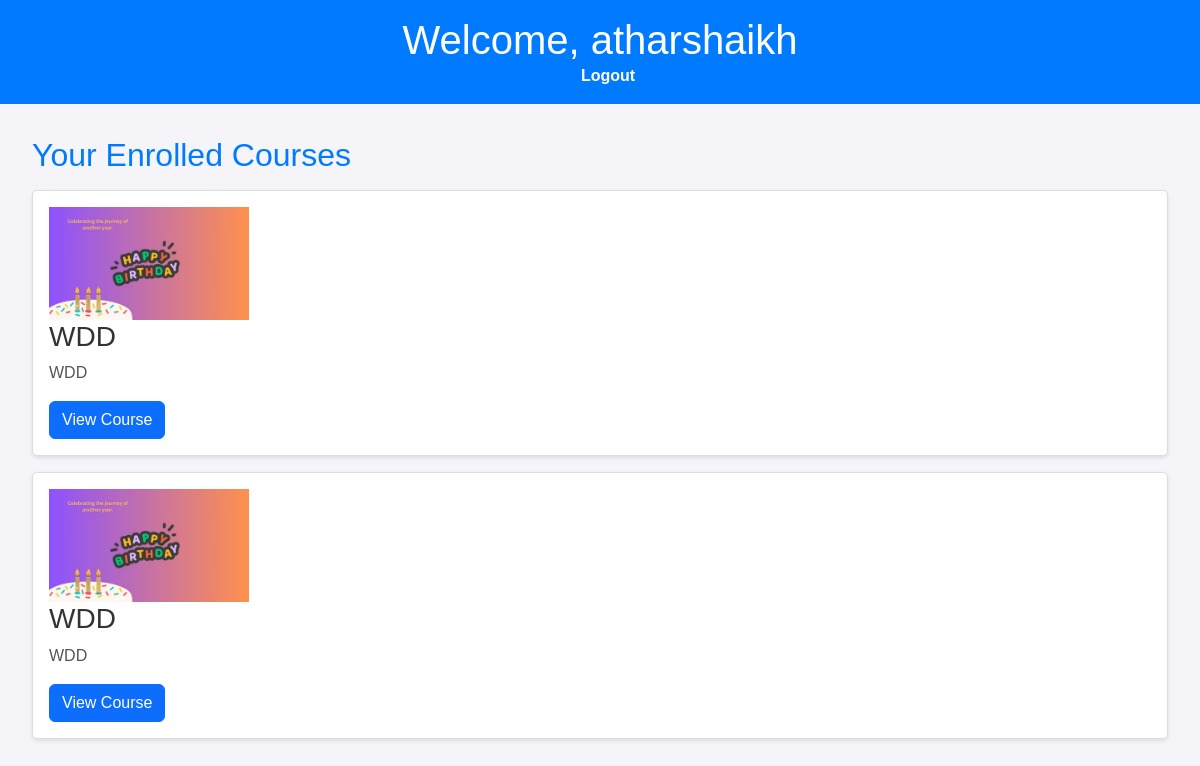
Screenshot of /myprofile/ (signed in) with the database file from the repository.
### flyapp/models.py (models this page shows, shortened)
class Enrollment(models.Model):
    user = models.ForeignKey('auth.User', on_delete=models.CASCADE)
    course = models.ForeignKey(Course, related_name='enrollments', on_delete=models.CASCADE)
    enrolled_at = models.DateTimeField(auto_now_add=True)
    class Meta:
        unique_together = ('user', 'course')

class Course(models.Model):
    title = models.CharField(max_length=200)
    description = models.TextField()
    image = models.ImageField(upload_to='course_images/')
    price = models.DecimalField(max_digits=10, decimal_places=2)
    instructor = models.ForeignKey('auth.User', on_delete=models.CASCADE)
    created_at = models.DateTimeField(auto_now_add=True)

### flyapp/views.py (the view)
# urls.py: path('myprofile/', views.user_profile, name='user_profile'),
def user_profile(request):
    user = request.user
    enrollments = Enrollment.objects.filter(user=user)
    return render(request, 'flyapp/user_profile.html', {'user': user, 'enrollments': enrollments})

### flyapp/templates/flyapp/user_profile.html (shortened to what this page needs)
<!DOCTYPE html>
<html lang="en">
<head>
    <link href="https://cdn.jsdelivr.net/npm/bootstrap@5.3.0-alpha1/dist/css/bootstrap.min.css" rel="stylesheet">
</head>
<body>
    <header>
        <h1>Welcome, {{ user.username }}</h1>
        <a href="{% url 'logout' %}">Logout</a>
    </header>
    <main>
        <h2>Your Enrolled Courses</h2>
        {% if enrollments %}
            <ul>
                {% for enrollment in enrollments %}
                    <li>
                        <img src="{{ enrollment.course.image.url }}" alt="{{ enrollment.course.title }}" style="width: 100%; max-width: 200px; height: auto;">
                        <h3>{{ enrollment.course.title }}</h3>
                        <p>{{ enrollment.course.description }}</p>
                        <a href="{% url 'course_detail' enrollment.course.id %}" class="btn btn-primary">View Course</a>
                    </li>
                {% endfor %}
            </ul>
        {% else %}
            <p>You have not enrolled in any courses yet.</p>
        {% endif %}
    </main>
</body>
</html>

### flyapp/templates/flyapp/user_profile.html (style rules this page uses)
body { font-family: Arial, sans-serif; margin: 0; padding: 0; background-color: #f4f4f9; color: #333; }
header { background-color: #007bff; color: white; padding: 1rem; text-align: center; }
header h1 { margin: 0; }
header a { color: white; text-decoration: none; font-weight: bold; margin-left: 1rem; }
main { padding: 2rem; }
h2 { color: #007bff; }
ul { list-style-type: none; padding: 0; }
li { background: white; margin: 1rem 0; padding: 1rem; border: 1px solid #ddd; border-radius: 5px; box-shadow: 0 2px 4px rgba(0, 0, 0, 0.1); }
li h3 { margin: 0 0 0.5rem 0; }
li p { margin: 0 0 1rem 0; }
li a { color: #007bff; text-decoration: none; font-weight: bold; }
p { font-size: 1rem; color: #555; }

### rows the page displays
Enrollment: course.image (picture), course "WDD", course.description "WDD"
Enrollment: course.image (picture), course "WDD", course.description "WDD"

### other values shown
{{ user.username }} "atharshaikh"
